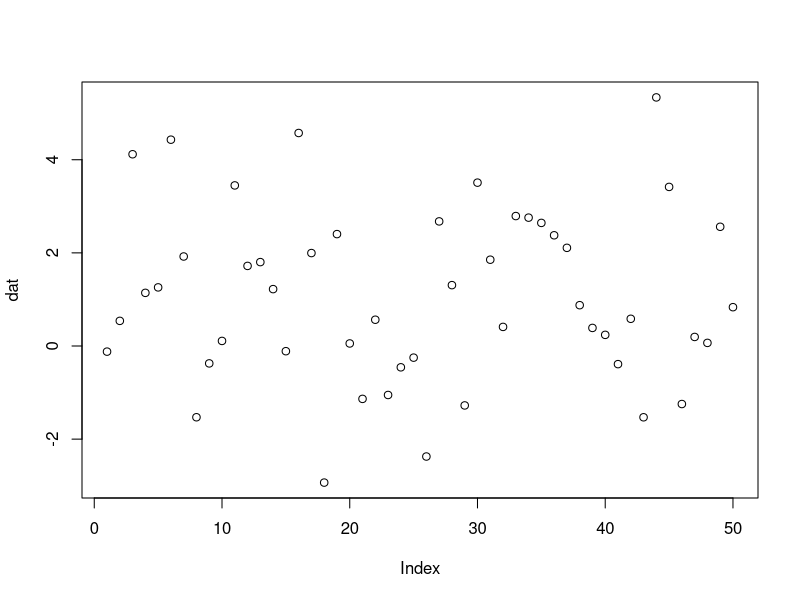
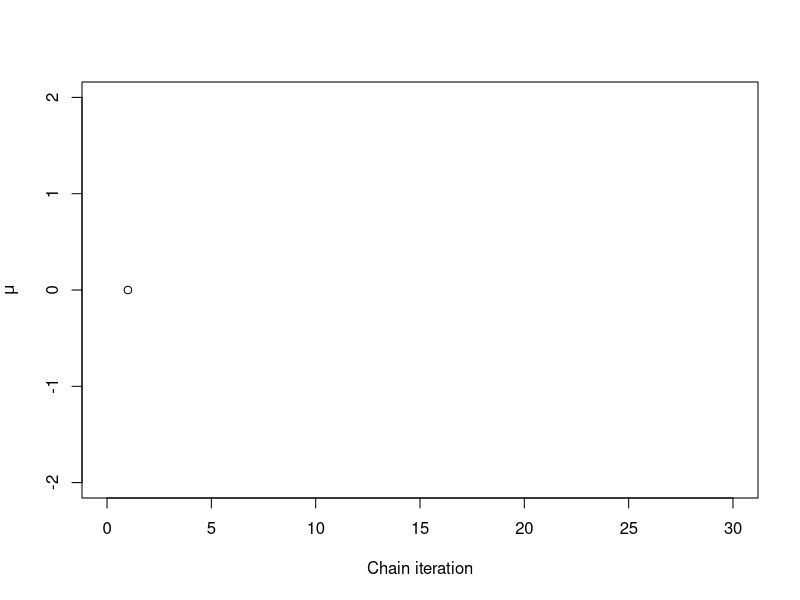
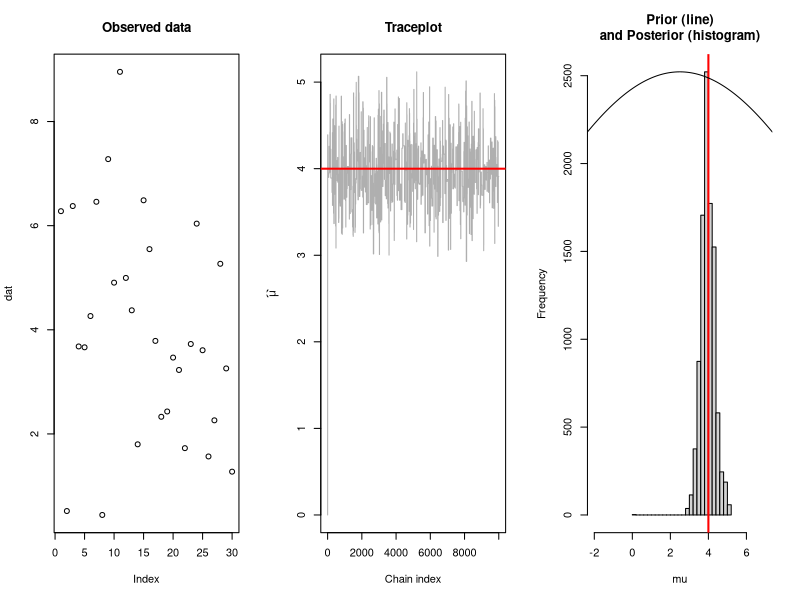

R code for these plots, in order:
## ---- chunk 1
set.seed(123)
mu <- 1
sigma <- 2
dat <- rnorm(50, mean = mu, sd = sigma) # our simulated data
plot(dat)
## ---- chunk 2
plot(1, xlim = c(0, 30), ylim = c(-2, 2), type = "n", ylab = expression(mu), 
  xlab = "Chain iteration")
jump_sd <- 1 # our chosen jumping standard deviation
i <- 1 # starting iteration
previous_proposal <- 0 # initial proposal value
set.seed(123)
## ---- chunk 3
# our proposed next value in the chain:
(proposal <- rnorm(1, previous_proposal, jump_sd))
# ----------------------------------------------------------------

# data likelihood at our proposal:
(log_like_proposal <- sum(dnorm(dat, mean = proposal, sd = sigma, log = TRUE)))
(log_like_previous <- sum(dnorm(dat, mean = previous_proposal, sd = sigma, log = TRUE)))
# ----------------------------------------------------------------

# prior likelihood at our proposal:
(log_like_prior_proposal <- dnorm(proposal, mean = 0, sd = 5, log = TRUE))
(log_like_prior_previous <- dnorm(previous_proposal, mean = 0, sd = 5, log = TRUE))
# ----------------------------------------------------------------

# Combine the log-prior-likelihood with the log-data-likelihood to get a value
# that is proportional to the posterior probability of that parameter value
# given the data.
# Since we're in log space, we can add:
(log_posterior_proposal <- log_like_prior_proposal + log_like_proposal)
(log_posterior_previous <- log_like_prior_previous + log_like_previous)
# ----------------------------------------------------------------

# Calculate the ratio of the proposal and previous probabilities
# Doing it in log space is computationally safer (avoids very small numbers).
# (prob_ratio <- exp(log_posterior_proposal) / exp(log_posterior_previous))
(prob_ratio <- exp(log_posterior_proposal - log_posterior_previous))
# ----------------------------------------------------------------

# If the probability ratio is > 1, then always accept the new parameter value(s).
# If the probability ratio is < 1, then accept the new parameter values in
# proportion to the ratio.
if (runif(1) < prob_ratio) { # fancy trick to do the above
  print("Accept new proposal")
  (previous_proposal <- proposal)
} else {
  print("Retain previous value")
  (previous_proposal <- previous_proposal)
}
# ----------------------------------------------------------------

points(i, previous_proposal) # plot our chosen value for this iteration
i <- i + 1 # update counter for next proposal
# now repeat!
## ---- chunk 4
mcmc_example <- function(
  mu = 4, # the true mean; we will estimate this
  sigma = 2, # the true residual SD; we will assume we know this for simplicity
  .n = 30, # number of data points to simulate
  prior_mu = 0, # our prior distribution mean
  prior_mu_sd = 10, # our prior distribution SD on the mean

  # Next, the SD of our jump function.
  # Too small a value and the chain might take a
  # very long time to get to the right parameter space or might get stuck in the
  # wrong area of the parameter space.
  # Too large a value and the proposed values will be often rejected, and again,
  # the chain may get stuck and take a very long time to converge on an
  # appropriate answer.
  jump_sd = 5,
  reps = 10000, # the length of our MCMC chain
  seed = sample.int(.Machine$integer.max, 1)
) {
  dat <- rnorm(.n, mean = mu, sd = sigma) # our simulated data

  # We will ensure that our data has exactly our specified mean.
  # (This is just to make the simulation easier to follow.)
  dat <- dat - (mean(dat) - mu)

  # A vector to hold our MCMC chain output:
  out <- vector(length = reps, mode = "numeric")

  # We'll start at an initial value of 0:
  out[1] <- 0

  # Now we'll loop through our MCMC chain:
  for (i in seq(2, length(out))) {

    # Propose a new value given the previous value and the jump SD:
    proposal <- rnorm(1, out[1], jump_sd)

    # Calculate the log-likelihood of the data given the proposed parameter value
    # and the previous parameter value:
    log_like_proposal <- sum(dnorm(dat, mean = proposal, sd = sigma, log = TRUE))
    log_like_previous <- sum(dnorm(dat, mean = out[i - 1], sd = sigma, log = TRUE))

    # Get the log-probability of the proposed and previous parameter values given
    # the prior:
    log_prior_proposal <- dnorm(proposal, mean = prior_mu, sd = prior_mu_sd, log = TRUE)
    log_prior_previous <- dnorm(out[i - 1], mean = prior_mu, sd = prior_mu_sd, log = TRUE)

    # Combine the log-prior with the log-likelihood to get a value that is
    # proportional to the posterior probability of that parameter value given the
    # data:
    log_posterior_proposal <- log_prior_proposal + log_like_proposal
    log_posterior_previous <- log_prior_previous + log_like_previous

    # Calculate the ratio of the proposal and previous probabilities:
    prob_ratio <- exp(log_posterior_proposal - log_posterior_previous)

    # If the probability ratio is > 1, then always accept the new parameter
    # values.
    # If the probability ratio is < 1, then accept the new parameter values in
    # proportion to the ratio.
    if (runif(1, min = 0, max = 1) < prob_ratio) {
      out[i] <- proposal # use the proposed parameter value
    } else {
      out[i] <- out[i - 1] # keep the previous parameter value
    }
  }

  par(mfrow = c(1, 3))
  plot(dat, main = "Observed data")
  plot(seq_along(out), out,
    type = "l", xlab = "Chain index",
    ylab = expression(widehat(mu)), col = "#00000050",
    main = "Traceplot"
  ) # the MCMC chain
  abline(h = mu, col = "red", lty = 1, lwd = 2) # the true mean
  hist(out,
    xlim = c(-2, 7), breaks = 30,
    main = "Prior (line)\nand Posterior (histogram)", xlab = "mu"
  )
  abline(v = mu, col = "red", lty = 1, lwd = 2)
  xx <- seq(-10, 10, length.out = 200)
  yy <- dnorm(xx, mean = prior_mu, sd = prior_mu_sd)
  par(new = TRUE)
  plot(xx, yy,
    ylim = c(0, max(yy)), type = "l", axes = FALSE, ann = FALSE,
    xlim = c(-5, 5)
  )
  invisible(out)
}
## ---- chunk 5
mcmc_example()
